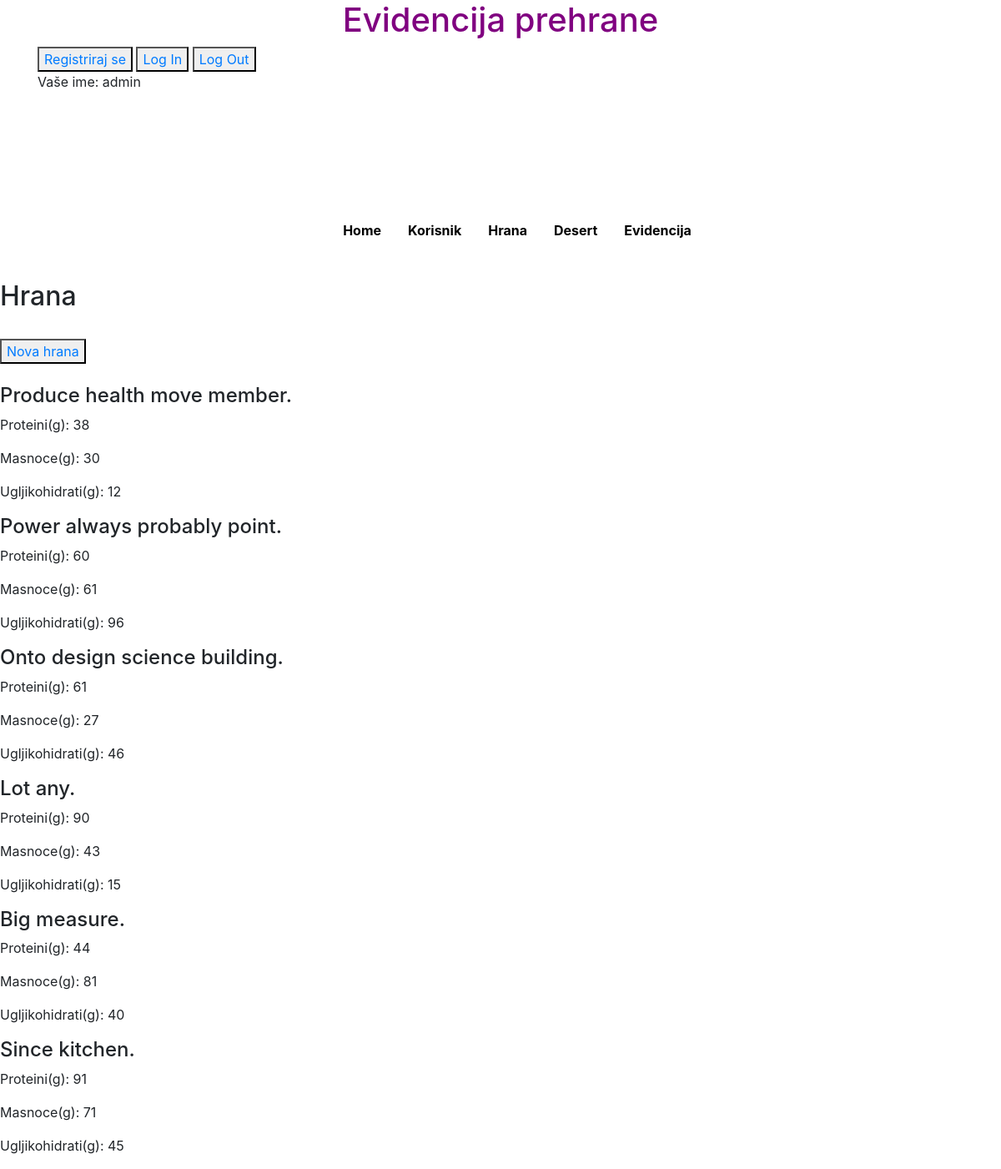
The page /hranas/ (signed in) on the database its author committed.
### main/models.py (models this page shows, shortened)
class Hrana(models.Model):
    food_name = models.CharField("Naziv hrane",max_length=20, null=True)
    gram_protein = models.CharField("Grama proteina",max_length=3,null=True)
    gram_fat = models.CharField("Grama masnoce",max_length=3,null=True)
    gram_carbs = models.CharField("Grama ugljikohidrata",max_length=3,null=True)

### main/views.py (the view)
# urls.py: path('hranas/', HranaList.as_view(), name="hranas"),
class HranaList(ListView):
    model = Hrana

### main/templates/main/hrana_list.html
{% extends "index.html" %}
{% block content %}
<br>
<h2> Hrana </h2>
<br>
<button><a href="/novahrana">Nova hrana</a></button>
<br>
<br>
{% for hrana in hrana_list %}
    <div class="hrana">
        <h4>{{ hrana.food_name }}</h4>
        <p>Proteini(g): {{hrana.gram_protein}}</p>
        <p>Masnoce(g): {{hrana.gram_fat}}</p>
        <p>Ugljikohidrati(g): {{hrana.gram_carbs}}</p>
    </div>
{% endfor %}
{% endblock %}

### main/templates/index.html (shortened to what this page needs)
<!DOCTYPE html>
<html lang="en">
<head>
    {% load static %}
    <link rel="stylesheet" href="https://stackpath.bootstrapcdn.com/bootstrap/4.4.1/css/bootstrap.min.css"
>
    <link rel="stylesheet" type="text/css" href="{% static 'style.css' %}">
    <h1>Evidencija prehrane</h1>
</head>
<body>
    <div class="container">
        <div class="login">
            <button><a href="/register">Registriraj se</a></button>
            <button><a href="/login">Log In</a></button>
            <button><a href="/logout">Log Out</a></button>
            {% if user.is_authenticated %}
                <p>Vaše ime: {{ user.username }}</p>
            {% else %}
                <p>Niste prijavljeni.</p>
            {% endif %}
        </div>
    </div>
    <header>
        <div class="navbar ">
        {% block navbar %}
        <ul>
            <li><a href="/">Home</a></li>
            <li><a href="/korisniks">Korisnik</a></li>
            <li><a href="/hranas">Hrana</a></li>
            <li><a href="/deserts">Desert</a></li>
            <li><a href="/evidencijas">Evidencija</a></li>
        </ul>
        {% endblock %}
    </div>
</header>
    <div class="content">
        {% block content %}
        {% endblock %}
    </div>
</body>
</html>

### main/static/style.css (style rules this page uses)
h1 { color: purple; text-align: center; }
h2 { text-align: left; }
li { list-style-type: none; float: left; }
li a { padding: 16px; }
.navbar { display: flex; justify-content:center; align-items: center; }
.navbar a { text-decoration: none; background-color: transparent; font-weight: bold; color: black; }
.container { height: 200px; position: relative; }

### rows shown on the page
Hrana: food_name "Produce health move member.", gram_protein "38", gram_fat "30", gram_carbs "12"
Hrana: food_name "Power always probably point.", gram_protein "60", gram_fat "61", gram_carbs "96"
Hrana: food_name "Onto design science building.", gram_protein "61", gram_fat "27", gram_carbs "46"
Hrana: food_name "Lot any.", gram_protein "90", gram_fat "43", gram_carbs "15"
Hrana: food_name "Big measure.", gram_protein "44", gram_fat "81", gram_carbs "40"
Hrana: food_name "Since kitchen.", gram_protein "91", gram_fat "71", gram_carbs "45"

### other values the page prints
{{ user.username }} "admin"
